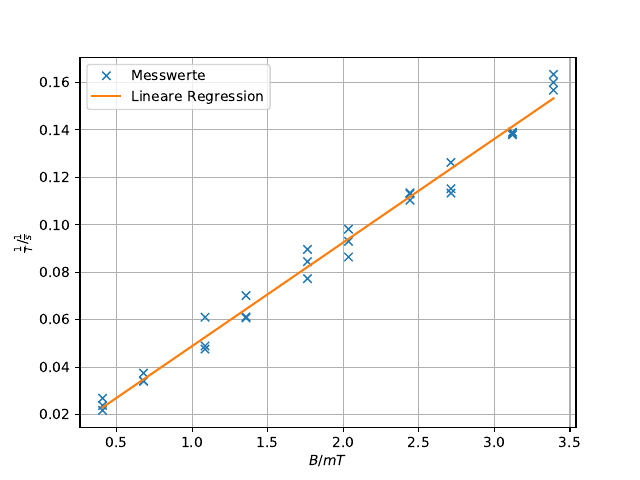

The script that saved this image:

import numpy as np
import matplotlib.pyplot as plt
from scipy.optimize import curve_fit
from pylab import figure, axes, pie, title, show



x, y = np.loadtxt('Präzession.txt', unpack=True,delimiter=',')

def f(x,a,b):
    return a*x+b
popt, pcov = curve_fit(f, x, y)
print(popt)
print(pcov)

x_new = np.linspace(x[0], x[-1], 500)







plt.figure(1)
plt.plot(x,y,'x', label = 'Messwerte')
plt.plot(x_new,f(x_new,*popt),'-', label='Lineare Regression')


plt.ylabel(r'$\frac{1}{T}/\frac{1}{s}$')
plt.xlabel('$B /mT$')
plt.grid()
plt.legend()

mü = 2*np.pi*9.25077298*10**(-7) *1.5494*10**(-3)
print(mü)


plt.savefig('Präzession.pdf')
print ('Fertig')
